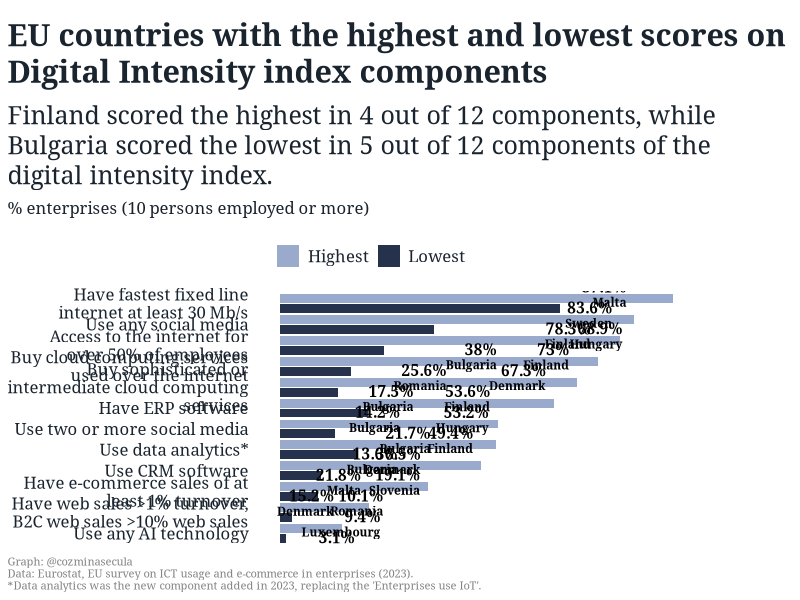
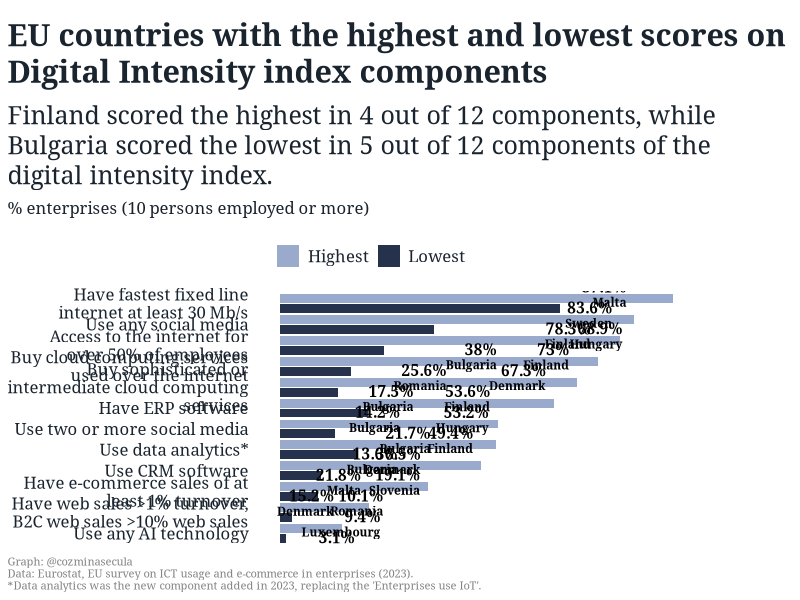

R code for these plots, in order:

# Load packages -----------------------------------------------------------

library(tidyverse)
library(ggtext)
library(scales)

# Load data ---------------------------------------------------------------

df <- read.csv("./2024/2024-07-24/20240724.csv")


# Data wrangling ----------------------------------------------------------

# Change `Indicator` values with shorter versions
# Exclude regions, keep data only for 27 countries

data_cleaned <- df |>
  filter(Geo == "_z" &
           Country != "European Union - 27 countries (from 2020)") |>
  mutate(Value = round(Value, 1),
         Indicator_code = case_when(
           Indicator == "Enterprises use at least one of the AI technologies: AI_TTM, AI_TSR, AI_TNLG, AI_TIR, AI_TML, AI_TPA, AI_TAR" ~ "Use any AI technology",
           Indicator == "Enterprises where web sales are more than 1% of total turnover and B2C web sales more than 10% of the web sales" ~ "Have web sales >1% turnover, B2C web sales >10% web sales",
           Indicator == "Buy cloud computing services used over the internet" ~ "Buy cloud computing services used over the internet",
           Indicator == "Enterprises using Customer Relationship Management (CRM) software (as of 2023)" ~ "Use CRM software",
           Indicator == "Enterprises where more than 50% of the persons employed have access to the internet for business purposes" ~"Access to the internet for over 50% of employees",
           Indicator == "Enterprises who have ERP software package to share information between different functional areas" ~"Have ERP software",
           Indicator == "Enterprises with e-commerce sales of at least 1% turnover" ~"Have e-commerce sales of at least 1% turnover",
           Indicator == "Use two or more social media (as of 2014)" ~"Use two or more social media",
           Indicator == "Enterprises buying sophisticated or intermediate CC services, at least one of: CC_PFACC, CC_PERP, CC_PCRM, CC_PSEC, CC_PDB, CC_PDEV" ~ "Buy sophisticated or intermediate cloud computing services",
           Indicator == "Data analytics for the enterprise is performed by the enterprise's own employees or by an external provider" ~"Use data analytics*",
           Indicator == "Use any social media (as of 2014)" ~ "Use any social media",
           Indicator == "The maximum contracted download speed of the fastest fixed line internet connection is at least 30 Mb/s" ~ "Have fastest fixed line internet at least 30 Mb/s",
           TRUE ~"other")) |>
  select(Country, Indicator, Indicator_code, Value)

# Prepare data for the plot

max_min_value <- data_cleaned |>
  group_by(Indicator_code) |>
  mutate(Rank_value = rank(Value)) |>
  filter(Rank_value %in% c(1, 27)) |>
  mutate(Rank_value = ifelse(Rank_value == 1, "Lowest", "Highest")) |>
  select(Country, Indicator_code, Value, Rank_value) |>
  ungroup()|>
  mutate(Rank_value = factor(Rank_value, levels = c("Highest", "Lowest"))) |>
  arrange(desc(Value)) |>
  mutate(Indicator_code = factor(Indicator_code, levels = rev(unique(Indicator_code))))


# Define text -------------------------------------------------------------

title <- "EU countries with the highest and lowest scores on Digital Intensity index components"
subtitle <- paste0("Finland scored the highest in 4 out of 12 components,
while Bulgaria scored the lowest in 5 out of 12 components of the digital intensity index.<br> <span style='font-size:12pt'>% enterprises (10 persons employed or more)")
caption <- "Graph: @cozminasecula \nData: Eurostat, EU survey on ICT usage and e-commerce in enterprises (2023). \n*Data analytics was the new component added in 2023, replacing the 'Enterprises use IoT'."


# Plot --------------------------------------------------------------------


ggplot(max_min_value, aes(x = Indicator_code,
                          y = Value,
                          fill = Rank_value)
       ) +
  geom_bar(position = position_dodge2(width = NULL,
                                      padding = 0.1,
                                      preserve = "single",
                                      reverse = TRUE),
           stat = "identity",
           width = 0.95) +
  coord_flip() +
  scale_x_discrete(labels = scales::label_wrap(30)) +
  scale_y_continuous(limits = c(0,120)) +
  scale_fill_manual(values = c("Highest" = "#99AACC", "Lowest" = "#26324B")) +
  ggtext::geom_textbox(aes(
    label = paste0("<span style='font-size:11pt'><br>",
                   Value, "%",
                   "<br></span>",
                   Country),
    hjust = ifelse(Rank_value == "Lowest",  0.65, 1),
    halign = ifelse(Rank_value == "Lowest", 1, 1),
    vjust = ifelse(Rank_value == "Lowest" , 1, -0.2),
    fill = ifelse(Rank_value == "Lowest" ,"white", "#1A242F")),
    size = 3,
    family = "Georgia",
    fill = NA,
    box.colour = NA,
    fontface = "bold",
    position = position_dodge2(width = 0.95, preserve = "single")) +
  labs(
    title = title,
    subtitle = subtitle,
    caption = caption) +
  theme_minimal() +
  theme(
    panel.grid = element_blank() ,
    axis.title = element_blank(),
    axis.text.x = element_blank() ,
    axis.text = element_text(size = 12,
                             family = "Georgia",
                             color = "#1A242F"),
    plot.subtitle = ggtext::element_textbox_simple(size = 18,
                                                   vjust = 1,
                                                   margin = margin(0, 0, 12, 0),
                                                   color = "#1A242F",
                                                   family = "Georgia"),
    plot.title.position = "plot",
    plot.title = element_textbox_simple(size = 22,
                                        color = "#1A242F",
                                        face = "bold",
                                        family = "Georgia",
                                        margin = margin(12, 0, 12, 0)),
    plot.caption.position = "plot",
    plot.caption = element_text(color = "#828282"
                                , size = 8,
                                hjust = 0,
                                family = "Georgia"),
    legend.position = "top",
    legend.text.align = 0,
    legend.background = element_blank(),
    legend.title = element_blank(),
    legend.justification = 0.04,
    legend.text = element_text(family = "Georgia",
                               size = 12,
                               color = "#1A242F"),
  )


# Save png ----------------------------------------------------------------

ggsave(
  file.path("2024", "2024-07-24", paste0("20240724", ".png")),
  width = 9.7,
  height = 11.7,
  dpi = 300,
  bg = "#fcfcfc")


